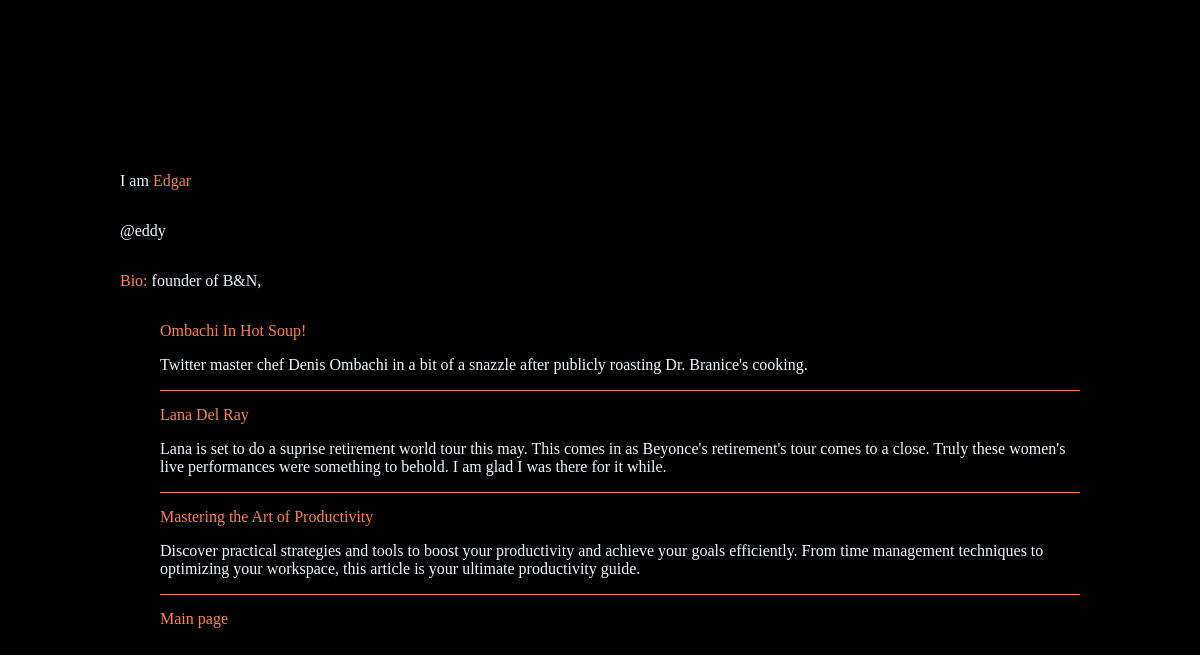
/writer/2/, run on the app's committed database.
### blog/models.py (models this page shows, shortened)
class Blogger(m.Model):
    name = m.CharField(max_length=255)
    username = m.CharField(max_length=255)
    bio = m.TextField()

class Blog(m.Model):
    title = m.CharField(max_length=255)
    body = m.TextField()
    pub_date = m.DateTimeField("date published")
    blogger = m.ForeignKey(Blogger, on_delete = m.CASCADE)

### blog/views.py (the view)
# urls.py: path('writer/<int:blogger_id>/', views.writer, name="writer"),
def writer(request, blogger_id):
    writer = Blogger.objects.get(pk = blogger_id)
    blogs = writer.blog_set.all().order_by("-pub_date")
    title = "writer"
    context = {
        "writer":writer,
        "title": title,
        "blogs":blogs,
    }
    return render(request, 'blog/writer.html', context)

### blog/templates/blog/writer.html (shortened to what this page needs)
<!DOCTYPE html>
<html lang="en">
<head>
</head>
<body>
    <div class="user-details">
        <p> I am <span>{{ writer.name}}</span></p>
        <p>@{{ writer.username}}</p>
    </div>
    <p class="bio"><span>Bio: </span>{{ writer.bio}}</p>
    <ul>
        {% for blog in blogs %}
            <li class="list-item">
                <a href="{% url 'blog:article' blog.id %}"><span class="blog">{{ blog.title }}</span></a>
                <p>{{ blog.body }}</p>
            </li>
        {% endfor %}
            <a class="main-page" href="{% url 'blog:feed' %}">Main page</a>
    </ul>
</body>
</html>

### blog/templates/blog/writer.html (style rules this page uses)
* { list-style-type: none; text-decoration: none; font-family: chivo; }
html { scroll-behavior: smooth; }
body { width: 80%; margin: auto; height: 100vh; display: flex; flex-direction: column; justify-content: center; background-color: black; color: aliceblue; }
.user-details { display: flex; flex-direction: column; justify-self: center; }
span { color: coral; }
li { border-bottom: .7px solid coral; }
.blog { transition: all 300ms ease-in-out; }
.list-item { margin-bottom: 15px; }
a { color: coral; }
.main-page { transition: all 300ms ease-in-out; }

### data on the page
Blogger: name "Edgar", username "eddy", bio "founder of B&N,"
Blog: title "Ombachi In Hot Soup!", body "Twitter master chef Denis Ombachi in a bit of a snazzle after publicly roasting Dr. Branice's cooking."
Blog: title "Lana Del Ray", body "Lana is set to do a suprise retirement world tour this may. This comes in as Beyonce's retirement's tour comes to a close. Truly these women's live performances were something to behold. I am glad I was there for it while."
Blog: title "Mastering the Art of Productivity", body "Discover practical strategies and tools to boost your productivity and achieve your goals efficiently. From time management techniques to optimizing your workspace, this article is your ultimate productivity guide."
